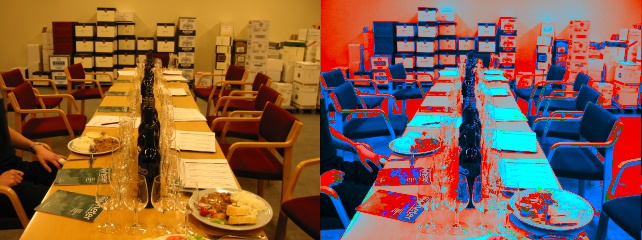
#> input picture Parallel Project/Image.jpg, 642 x 240 px
$ python -i Main_parallel.py   (imports and definitions only)
#> lines starting #> are read from the running program, lines starting #| are printed output that depends on the picture
from __future__ import (division, absolute_import, print_function, unicode_literals)
import cv2 as cv
import numpy as np
import scipy.ndimage
import copy
from multiprocessing import Pool
from skimage.transform import resize


# import os
# import psutil

###############################    Functions     ############################
###************  Input Image   ***************
#from typing import List, Any


def white_balance(img):
    result = cv.cvtColor(img, cv.COLOR_RGB2LAB)
#> result: shape (240, 642, 3); mean of channels 0, 1, 2 115.3, 145.9, 149.1
    avg_a = np.average(result[:, :, 1])
#> avg_a = 145.9
    avg_b = np.average(result[:, :, 2])
#> avg_b = 149.1
    result[:, :, 1] = result[:, :, 1] - ((avg_a - 128) * (result[:, :, 0] / 255.0) * 1.1)
#> result: shape (240, 642, 3); mean of channels 0, 1, 2 115.3, 136.5, 149.1
    result[:, :, 2] = result[:, :, 2] - ((avg_b - 128) * (result[:, :, 0] / 255.0) * 1.1)
#> result: shape (240, 642, 3); mean of channels 0, 1, 2 115.3, 136.5, 138.1
    result = cv.cvtColor(result, cv.COLOR_LAB2RGB)
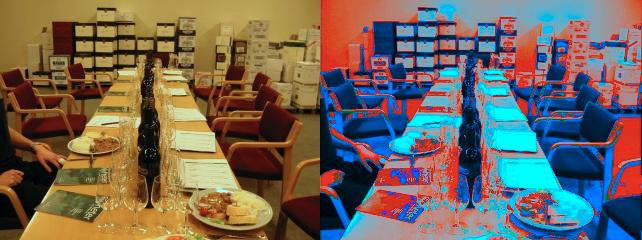
#> result: shape (240, 642, 3); mean R, G, B 112.9, 102.3, 90.3
    return result


def adap_hist_equal(lab):
    lab_planes = cv.split(lab)
    clahe = cv.createCLAHE(clipLimit=2.0, tileGridSize=(8, 8))
    lab_planes[0] = clahe.apply(lab_planes[0])
    lab2 = cv.merge(lab_planes)
    img2 = cv.cvtColor(lab2, cv.COLOR_LAB2RGB)
    return img2, lab2


# **************    Weights    ****************
def laplacian_wt(R1):
    h = np.array([[0.16667, 0.66667, 0.16667], [0.66667, -3.33333, 0.66667], [0.16667, 0.66667, 0.16667]])
    return abs(scipy.ndimage.convolve(R1, h, mode='nearest'))
    # abs(imfilter(R1, fspecial('Laplacian'), 'replicate', 'conv'))


# [58 lines left out: functions local_contrast, saliency_detection, exposedness_wt, gaussian_pyramid, laplacian_pyramid, pyramid_reconstruct, not called in this run]


def processInput(Weight1, x, Weight2, y):
    return (np.multiply(Weight1, x) + np.multiply(Weight2, y))


############################     Actual Implementation    ###########################
def step1(img):
    img1 = white_balance(img)
    lab1 = cv.cvtColor(img1, cv.COLOR_RGB2LAB)
#> lab1: shape (240, 642, 3); mean of channels 0, 1, 2 116.1, 137.9, 139.1
    lab = copy.deepcopy(lab1)
    img2, lab2 = adap_hist_equal(lab)

    R1 = (lab1[:, :, 0]) / 255
    R2 = (lab2[:, :, 0]) / 255

    cv.imshow('img1', img1)
    cv.imshow('img2', img2)

    cv.imshow('lab1', lab1)
    cv.imshow('lab2', lab2)

    cv.imshow('R1', R1)
    cv.imshow('R2', R2)

    return [img1, img2, R1, R2]


# [56 lines left out: functions step2, step3, not called in this run]


# [14 lines not run here, left out]


>>> import cv2
>>> picture = cv2.cvtColor(cv2.imread('Image.jpg'), cv2.COLOR_BGR2RGB)
#> (the run stopped early here; a loop or call above may not have finished)
